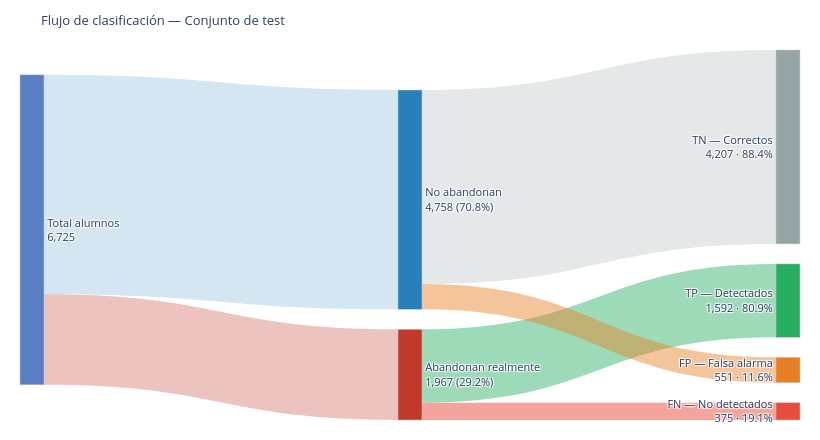

The notebook cell saved with this chart:
### Code cell
# 9. GRÁFICO 5 — SANKEY DE CLASIFICACIÓN (plotly)
# Sustituye el embudo matplotlib. Interactivo en HTML, PNG de respaldo.

total_test          = n_tp + n_tn + n_fp + n_fn
total_real_abandono = n_tp + n_fn
total_no_abandono   = n_tn + n_fp

fig_sank = go.Figure(go.Sankey(
    arrangement='snap',
    node=dict(
        pad=20, thickness=24,
        line=dict(color='#cccccc', width=0.5),
        label=[
            f'Total alumnos<br>{total_test:,}',
            f'Abandonan realmente<br>{total_real_abandono:,} ({total_real_abandono/total_test:.1%})',
            f'No abandonan<br>{total_no_abandono:,} ({total_no_abandono/total_test:.1%})',
            f'TP — Detectados<br>{n_tp:,} · {n_tp/total_real_abandono:.1%}',
            f'FN — No detectados<br>{n_fn:,} · {n_fn/total_real_abandono:.1%}',
            f'FP — Falsa alarma<br>{n_fp:,} · {n_fp/total_no_abandono:.1%}',
            f'TN — Correctos<br>{n_tn:,} · {n_tn/total_no_abandono:.1%}',
        ],
        color=['#5a7fc2','#c0392b','#2980b9',
               '#27ae60','#e74c3c','#e67e22','#95a5a6'],
    ),
    link=dict(
        source=[0, 0, 1, 1, 2, 2],
        target=[1, 2, 3, 4, 5, 6],
        value= [total_real_abandono, total_no_abandono,
                n_tp, n_fn, n_fp, n_tn],
        color=['rgba(192,57,43,0.3)','rgba(41,128,185,0.2)',
               'rgba(39,174,96,0.45)','rgba(231,76,60,0.5)',
               'rgba(230,126,34,0.45)','rgba(149,165,166,0.25)'],
    ),
))
fig_sank.update_layout(
    title=dict(text='Flujo de clasificación — Conjunto de test', font=dict(size=13)),
    font=dict(size=11),
    width=820, height=440,
    paper_bgcolor='white',
    margin=dict(t=50, b=20, l=20, r=20),
)

ruta_sankey_html = DIR_RESULTS / 'informe_sankey.html'
ruta_sankey_png  = DIR_RESULTS / 'informe_sankey.png'
fig_sank.write_html(str(ruta_sankey_html), include_plotlyjs='cdn', full_html=False)
try:
    fig_sank.write_image(str(ruta_sankey_png), scale=1.5)
    print('PNG Sankey guardado.')
except Exception as e:
    print(f'PNG no disponible (necesita kaleido): {e}')
fig_sank.show()
print('Sankey guardado.')

### Figure 1 — Plotly figure (JSON) as saved in the notebook; plotly's stock layout.template omitted (floating-point values rounded to 4 significant figures)
{"data": [{"arrangement": "snap", "link": {"color": ["rgba(192,57,43,0.3)", "rgba(41,128,185,0.2)", "rgba(39,174,96,0.45)", "rgba(231,76,60,0.5)", "rgba(230,126,34,0.45)", "rgba(149,165,166,0.25)"], "source": [0, 0, 1, 1, 2, 2], "target": [1, 2, 3, 4, 5, 6], "value": [1967, 4758, 1592, 375, 551, 4207]}, "node": {"color": ["#5a7fc2", "#c0392b", "#2980b9", "#27ae60", "#e74c3c", "#e67e22", "#95a5a6"], "label": ["Total alumnos<br>6,725", "Abandonan realmente<br>1,967 (29.2%)", "No abandonan<br>4,758 (70.8%)", "TP — Detectados<br>1,592 · 80.9%", "FN — No detectados<br>375 · 19.1%", "FP — Falsa alarma<br>551 · 11.6%", "TN — Correctos<br>4,207 · 88.4%"], "line": {"color": "#cccccc", "width": 0.5}, "pad": 20, "thickness": 24}, "type": "sankey"}], "layout": {"font": {"size": 11}, "height": 440, "margin": {"b": 20, "l": 20, "r": 20, "t": 50}, "paper_bgcolor": "white", "title": {"font": {"size": 13}, "text": "Flujo de clasificación — Conjunto de test"}, "width": 820}}
